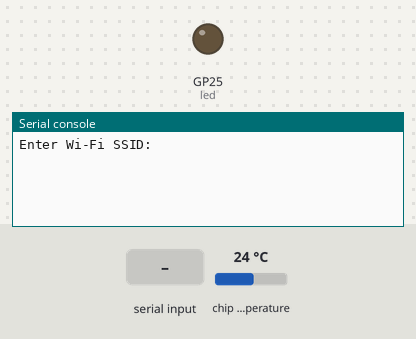
The program below on a simulated Raspberry Pi Pico running MicroPython. Shown: output pins drawn as LEDs (lit = HIGH), the last lines printed to the serial console. Inputs (shaded band) come from the test bench; at power-on: chip temperature 24 °C. WiFi joins after 1.5 s; files the program writes start out absent; threads take turns every 2 ms; a WiFi scan finds one network, HomeNet; the clock reads 2024-03-15 10:24:30 at power-on unless the program sets it.

Above: at 1.2 s.
1.3 s: "." typed at the serial console, then Enter
At 2.4 s:
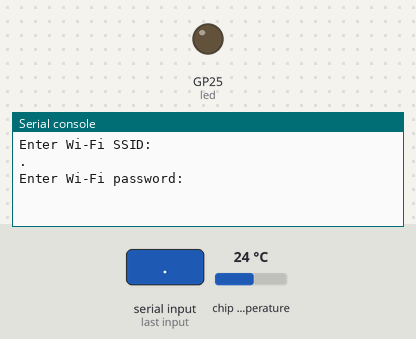
2.8 s: "-" typed at the serial console, then Enter
At 3.6 s:
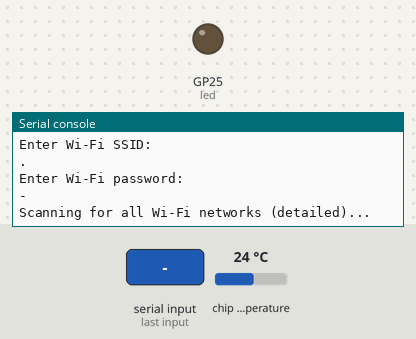

Measured:
- after the input at 1.3 s, the serial console: prints a new line at once (image 1)
- after the input at 2.8 s, the serial console: prints a new line at once (image 2)

The program:

pico_pico_w.py
```python
# MicroPython: Simple onboard LED blink with web control for Pico W
import network
import socket
import time
from machine import Pin, ADC
import _thread
import sys
import ubinascii
import uhashlib

# CONFIGURE THESE
# SSID and PASSWORD are no longer stored in code for security.
COUNTRY = 'SK'

# Prompt for Wi-Fi credentials securely at boot
try:
    ssid = input('Enter Wi-Fi SSID: ')
    password = input('Enter Wi-Fi password: ')
    # Hash the SSID and password and save to files
    ssid_hash = uhashlib.sha256(ssid.encode()).digest()
    password_hash = uhashlib.sha256(password.encode()).digest()
    # Convert to hex manually (MicroPython's sha256 has no hexdigest)
    ssid_hash_hex = ''.join('{:02x}'.format(b) for b in ssid_hash)
    password_hash_hex = ''.join('{:02x}'.format(b) for b in password_hash)
    with open('ssid_hash.txt', 'w') as f:
        f.write(ssid_hash_hex + '\n')
    with open('password_hash.txt', 'w') as f:
        f.write(password_hash_hex + '\n')
except Exception as e:
    print('Error reading Wi-Fi credentials:', e)
    sys.exit()

led = Pin('LED', Pin.OUT)
led_on = False
blink_delay = 1.0

# Wi-Fi utilities for robust scanning and connection
def scan_wifi():
    wlan = network.WLAN(network.STA_IF)
    wlan.active(True)
    print('Scanning for all Wi-Fi networks (detailed)...')
    try:
        nets = wlan.scan()
    except Exception as e:
        print('Wi-Fi scan failed:', e)
        return []
    results = []
    if nets:
        print(f'Found {len(nets)} networks:')
        for net in nets:
            try:
                ssid = net[0].decode() if isinstance(net[0], bytes) else str(net[0])
            except:
                ssid = str(net[0])
            bssid = ':'.join('{:02x}'.format(b) for b in net[1])
            channel = net[2]
            rssi = net[3]
            authmode = net[4]
            hidden = net[5]
            auth_desc = {
                0: 'OPEN',
                1: 'WEP',
                2: 'WPA-PSK',
                3: 'WPA2-PSK',
                4: 'WPA/WPA2-PSK',
                5: 'WPA2-ENTERPRISE',
            }.get(authmode, str(authmode))
            print(f'  SSID: "{ssid}" | BSSID: {bssid} | Channel: {channel} | RSSI: {rssi} | Auth: {auth_desc} | Hidden: {hidden}')
            results.append({
                'ssid': ssid,
                'bssid': bssid,
                'channel': channel,
                'rssi': rssi,
                'authmode': authmode,
                'auth_desc': auth_desc,
                'hidden': hidden
            })
    else:
        print('No Wi-Fi networks found!')
    return results

def connect_wifi(ssid=None, password=None, country='SK', max_attempts=20):
    if not ssid or not password:
        print('ERROR: Real SSID and password must be provided at runtime.')
        return False
    wlan = network.WLAN(network.STA_IF)
    network.country(country)
    wlan.active(True)
    print(f'Connecting to Wi-Fi SSID: {ssid}...')
    wlan.connect(ssid, password)
    for i in range(max_attempts):
        status = wlan.status()
        print(f'  Attempt {i+1}/{max_attempts}... status: {status}')
        if wlan.isconnected():
            print('Connected:', wlan.ifconfig()[0])
            return True
        time.sleep(1)
    print('Wi-Fi failed!')
    return False

# Onboard temperature sensor (ADC4)
def read_onboard_temp():
    sensor = ADC(4)
    reading = sensor.read_u16() * 3.3 / 65535
    temp_c = 27 - (reading - 0.706) / 0.001721
    return temp_c

# LED blinker thread
def led_blinker():
    global led_on, blink_delay
    last_state = None
    last_delay = None
    last_temp = None
    last_temp_time = 0
    while True:
        temp = read_onboard_temp()
        now = time.time()
        if last_temp is None or now - last_temp_time > 60:
            print(f'Temperature: {temp:.2f}°C')
            last_temp = temp
            last_temp_time = now
        if led_on:
            led.value(1)
            if last_state != led_on or last_delay != blink_delay:
                print(f'LED ON (delay={blink_delay}s)')
            time.sleep(blink_delay)
            led.value(0)
            if last_state != led_on or last_delay != blink_delay:
                print(f'LED OFF (delay={blink_delay}s)')
            time.sleep(blink_delay)
        else:
            led.value(0)
            if last_state != led_on:
                print('LED OFF (forced)')
            time.sleep(0.1)
        last_state = led_on
        last_delay = blink_delay

# Morse code dictionary
MORSE_CODE_DICT = {
    'A': '.-', 'B': '-...', 'C': '-.-.', 'D': '-..', 'E': '.', 'F': '..-.',
    'G': '--.', 'H': '....', 'I': '..', 'J': '.---', 'K': '-.-', 'L': '.-..',
    'M': '--', 'N': '-.', 'O': '---', 'P': '.--.', 'Q': '--.-', 'R': '.-.',
    'S': '...', 'T': '-', 'U': '..-', 'V': '...-', 'W': '.--', 'X': '-..-',
    'Y': '-.--', 'Z': '--..',
    '0': '-----', '1': '.----', '2': '..---', '3': '...--', '4': '....-',
    '5': '.....', '6': '-....', '7': '--...', '8': '---..', '9': '----.',
    ' ': '/',
}

def text_to_morse(text):
    return ' '.join(MORSE_CODE_DICT.get(c.upper(), '') for c in text)

def blink_morse(message):
    global led
    DOT = 0.2
    DASH = 0.6
    GAP = 0.2
    LETTER_GAP = 0.6
    WORD_GAP = 1.4
    morse = text_to_morse(message)
    print(f'Morse for "{message}": {morse}')
    print('update terminal')
    for symbol in morse:
        if symbol == '.':
            led.value(1)
            time.sleep(DOT)
            led.value(0)
            time.sleep(GAP)
        elif symbol == '-':
            led.value(1)
            time.sleep(DASH)
            led.value(0)
            time.sleep(GAP)
        elif symbol == ' ':
            time.sleep(LETTER_GAP)
        elif symbol == '/':
            time.sleep(WORD_GAP)
    print('Morse code done')

# Web server
HTML = """
<!DOCTYPE html>
<html>
<head>
<title>Pico W LED</title>
<style>
body {{ font-family: 'Segoe UI', Arial, sans-serif; background: #232946; color: #eebbc3; margin: 0; padding: 0; }}
.container {{ max-width: 400px; margin: 40px auto; background: #121629; border-radius: 16px; box-shadow: 0 4px 24px #0008; padding: 32px; }}
h2 {{ color: #fffffe; margin-top: 0; }}
label {{ font-weight: bold; }}
input, select {{ border-radius: 6px; border: 1px solid #b8c1ec; padding: 6px; margin: 6px 0 12px 0; width: 100%; background: #232946; color: #fffffe; }}
input[type=submit] {{ background: #eebbc3; color: #232946; font-weight: bold; border: none; cursor: pointer; transition: background 0.2s; }}
input[type=submit]:hover {{ background: #fffffe; color: #232946; }}
p {{ margin: 10px 0; }}
.status {{ background: #b8c1ec; color: #232946; border-radius: 8px; padding: 10px; margin-top: 18px; font-size: 1.1em; }}
.temp {{ font-size: 1.2em; color: #fffffe; }}
</style>
</head>
<body>
<div class="container">
<h2>Pico W LED & Temperature Control</h2>
<form>
  <label>LED State:</label>
  <select name="led">
    <option value="on" {on_sel}>ON</option>
    <option value="off" {off_sel}>OFF</option>
  </select><br>
  <label>Blink Delay (s):</label>
  <input type="number" step="0.1" name="delay" value="{delay}"><br>
  <input type="submit" value="Update">
  <label>Morse Name:</label> <input type="text" name="morse" placeholder="Type name"> <input type="submit" value="Send Morse">
  <input type="submit" name="stop" value="Stop Pico" formmethod="get">
</form>
<div class="status">
  <p>Current: <b>{state}</b>, Delay: <b>{delay}</b>s</p>
  <p class="temp">Onboard Temperature: <b>{temp:.2f}°C</b></p>
</div>
</div>
</body>
</html>
"""

def web_server():
    global led_on, blink_delay
    ports = [80, 8080, 8081]
    s = None
    wlan = network.WLAN(network.STA_IF)
    ip = wlan.ifconfig()[0] if wlan.isconnected() else '<not connected>'
    for port in ports:
        addr = socket.getaddrinfo('0.0.0.0', port)[0][-1]
        s = socket.socket()
        try:
            s.bind(addr)
            print(f'Web server running! Visit: http://{ip}:{port}')
            break
        except OSError as e:
            if e.errno == 98:
                print(f'Port {port} in use, trying next...')
                s.close()
                s = None
                continue
            else:
                raise
    if s is None:
        print('Error: All tested ports are in use. Please reset the Pico or wait and try again.')
        return
    s.listen(1)
    while True:
        cl, _ = s.accept()
        req = cl.recv(1024).decode()
        changed = False
        # Parse GET
        if 'GET /?' in req:
            params = req.split(' ')[1].split('?',1)[1].split(' ')[0]
            morse_name = None
            for p in params.split('&'):
                if p.startswith('led='):
                    new_led_on = (p.split('=')[1] == 'on')
                    if new_led_on != led_on:
                        led_on = new_led_on
                        changed = True
                if p.startswith('delay='):
                    try:
                        new_delay = max(0.1, float(p.split('=')[1]))
                        if new_delay != blink_delay:
                            blink_delay = new_delay
                            changed = True
                    except:
                        pass
                if p.startswith('morse='):
                    morse_name = p.split('=')[1].replace('+', ' ')
                if p.startswith('stop=1'):
                    print('Stopping Pico program by web request.')
                    cl.send('HTTP/1.0 200 OK\r\nContent-type: text/html\r\n\r\n')
                    cl.send('<html><body><h2>Pico stopped.</h2></body></html>')
                    cl.close()
                    sys.exit()
            if morse_name:
                blink_morse(morse_name)
        on_sel = 'selected' if led_on else ''
        off_sel = '' if led_on else 'selected'
        temp = read_onboard_temp()
        html = HTML.format(
            on_sel=on_sel, off_sel=off_sel,
            delay=blink_delay, state='ON' if led_on else 'OFF', temp=temp)
        cl.send('HTTP/1.0 200 OK\r\nContent-type: text/html\r\n\r\n')
        cl.send(html)
        cl.close()
        if changed:
            print(f'Web update: LED {"ON" if led_on else "OFF"}, delay={blink_delay}s')

# --- Secure password input ---
def prompt_for_wifi():
    global SSID, PASSWORD
    if not SSID:
        SSID = input('Enter Wi-Fi SSID: ')
    if not PASSWORD:
        try:
            # Try to hide password input (works in some MicroPython builds)
            import getpass
            PASSWORD = getpass.getpass('Enter Wi-Fi password: ')
        except:
            PASSWORD = input('Enter Wi-Fi password: ')

# Main
networks = scan_wifi()
if connect_wifi(ssid, password, COUNTRY):
    _thread.start_new_thread(led_blinker,())
    web_server()
else:
    print('Could not connect to Wi-Fi.')
```
